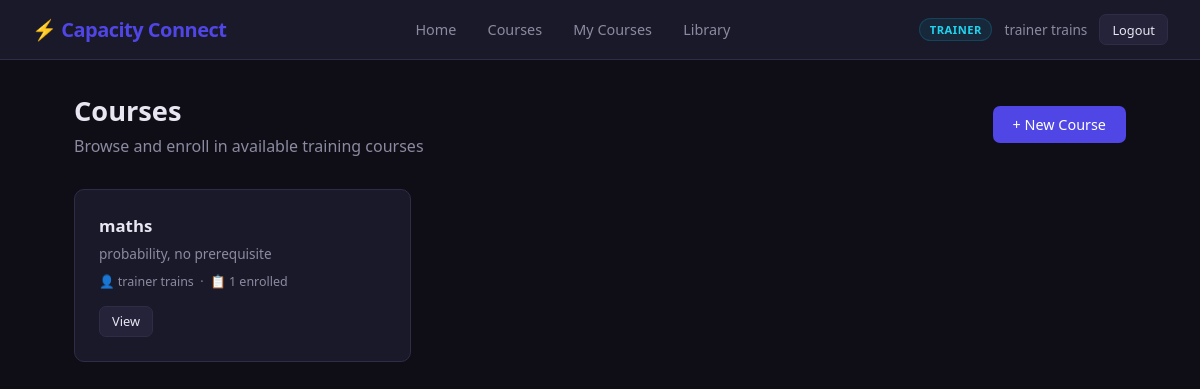
The page /courses/ (signed in) on the database its author committed.
### accounts/models.py (models this page shows, shortened)
class CustomUser(AbstractUser):
    ROLE_CHOICES = (
        ('TRAINEE', 'Trainee'),
        ('TRAINER', 'Trainer'),
        ('ADMIN', 'Admin'),
    )
    STATUS_CHOICES = (
        ('PENDING', 'Pending Approval'),
        ('ACTIVE', 'Active'),
        ('REJECTED', 'Rejected'),
        ('SUSPENDED', 'Suspended'),
    )
    role = models.CharField(max_length=20, choices=ROLE_CHOICES, default='TRAINEE')
    status = models.CharField(max_length=20, choices=STATUS_CHOICES, default='PENDING')
    objects = CustomUserManager()

### courses/models.py (models this page shows, shortened)
class Course(models.Model):
    title = models.CharField(max_length=255)
    description = models.TextField(blank=True)
    trainer = models.ForeignKey(
        settings.AUTH_USER_MODEL,
        on_delete=models.CASCADE,
        related_name='courses_taught',
        limit_choices_to={'role': 'TRAINER'}
    )
    created_at = models.DateTimeField(auto_now_add=True)
    updated_at = models.DateTimeField(auto_now=True)
    is_active = models.BooleanField(default=True, help_text="Unpublish to hide from trainees")
    class Meta:
        ordering = ['-created_at']

### courses/views.py (the view)
# urls.py: path('', views.course_list_view, name='course_list'),
@login_required
def course_list_view(request):
    courses = Course.objects.filter(is_active=True).select_related('trainer').annotate(
        enrollment_count=Count('enrollments')
    )
    enrolled_ids = set()
    if request.user.role == 'TRAINEE':
        enrolled_ids = set(
            Enrollment.objects.filter(trainee=request.user).values_list('course_id', flat=True)
        )
    return render(request, 'courses/list.html', {
        'courses': courses,
        'enrolled_ids': enrolled_ids,
    })

### templates/courses/list.html (shortened to what this page needs)
{% extends 'base.html' %}
{% block content %}
<div class="page-header d-flex justify-between align-center">
    <div>
        <h1>Courses</h1>
        <p class="text-muted">Browse and enroll in available training courses</p>
    </div>
    {% if user.role == 'TRAINER' or user.role == 'ADMIN' %}
    <a href="{% url 'create_course' %}" class="btn btn-primary">+ New Course</a>
    {% endif %}
</div>
{% if courses %}
<div class="grid-3">
    {% for course in courses %}
    <div class="card" style="display:flex;flex-direction:column;justify-content:space-between;gap:1rem;">
        <div>
            <h2 style="font-size:1.05rem;margin-bottom:0.4rem;">{{ course.title }}</h2>
            <p class="text-muted" style="font-size:0.85rem;line-height:1.6;">{{ course.description|truncatechars:120 }}</p>
            <p class="text-muted mt-1" style="font-size:0.78rem;">
                👤 {{ course.trainer.get_full_name|default:course.trainer.username }} &nbsp;·&nbsp;
                📋 {{ course.enrollment_count }} enrolled
            </p>
        </div>
        <div class="d-flex gap-1">
            <a href="{% url 'course_detail' course.id %}" class="btn btn-secondary btn-sm">View</a>
        </div>
    </div>
    {% endfor %}
</div>
{% endif %}
{% endblock %}

### templates/base.html (shortened to what this page needs)
<!DOCTYPE html>
<html lang="en">
<head>
</head>
<body>
<nav>
    <a href="{% url 'home' %}" class="nav-brand">⚡ Capacity Connect</a>
    <div class="nav-links">
        {% if user.is_authenticated %}
            <a href="{% url 'home' %}">Home</a>
            <a href="{% url 'course_list' %}">Courses</a>
            {% if user.role == 'TRAINER' %}
                <a href="{% url 'trainer_dashboard' %}">My Courses</a>
                <a href="{% url 'library_list' %}">Library</a>
            {% endif %}
        {% endif %}
    </div>
    <div class="nav-user">
        {% if user.is_authenticated %}
            {% if user.role == 'ADMIN' %}
                <span class="badge badge-admin">Admin</span>
            {% elif user.role == 'TRAINER' %}
                <span class="badge badge-trainer">Trainer</span>
            {% else %}
                <span class="badge badge-trainee">Trainee</span>
            {% endif %}
            <span style="font-size:0.85rem; color: var(--text-muted);">{{ user.get_full_name|default:user.username }}</span>
            <a href="{% url 'logout' %}" class="btn btn-secondary btn-sm">Logout</a>
        {% else %}
            <a href="{% url 'login' %}" class="btn btn-secondary btn-sm">Login</a>
            <a href="{% url 'register' %}" class="btn btn-primary btn-sm">Sign Up</a>
        {% endif %}
    </div>
</nav>
<div class="container">
    {% block content %}{% endblock %}
</div>
</body>
</html>

### templates/base.html (style rules this page uses)
*, *::before, *::after { box-sizing: border-box; margin: 0; padding: 0; }
:root { --primary: #4f46e5; --primary-dark: #3730a3; --secondary: #06b6d4; --success: #10b981; --warning: #f59e0b; --danger: #ef4444; --bg: #0f0e17; --surface: #1a1929; --surface2: #24233a; --border: #2e2d45; --text: #e8e6f0; --text-muted: #8b8aa0; --radius: 10px; }
body { font-family: 'Segoe UI', system-ui, -apple-system, sans-serif; background: var(--bg); color: var(--text); min-height: 100vh; }
nav { background: var(--surface); border-bottom: 1px solid var(--border); padding: 0 2rem; display: flex; align-items: center; justify-content: space-between; height: 60px; position: sticky; top: 0; z-index: 100; }
.nav-brand { font-size: 1.25rem; font-weight: 700; color: var(--primary); text-decoration: none; letter-spacing: -0.5px; }
.nav-links { display: flex; gap: 0.25rem; align-items: center; }
.nav-links a { color: var(--text-muted); text-decoration: none; padding: 0.4rem 0.85rem; border-radius: 6px; font-size: 0.9rem; transition: all 0.15s; }
.nav-user { display: flex; align-items: center; gap: 0.75rem; }
.badge { padding: 0.2rem 0.6rem; border-radius: 99px; font-size: 0.7rem; font-weight: 600; text-transform: uppercase; letter-spacing: 0.5px; }
.badge-trainer { background: #0891b222; color: #22d3ee; border: 1px solid #0891b244; }
.container { max-width: 1100px; margin: 0 auto; padding: 2rem 1.5rem; }
.card { background: var(--surface); border: 1px solid var(--border); border-radius: var(--radius); padding: 1.5rem; }
.btn { display: inline-flex; align-items: center; gap: 0.4rem; padding: 0.55rem 1.25rem; border-radius: 7px; border: none; font-size: 0.9rem; font-weight: 500; cursor: pointer; text-decoration: none; transition: all 0.15s; }
.btn-primary { background: var(--primary); color: #fff; }
.btn-secondary { background: var(--surface2); color: var(--text); border: 1px solid var(--border); }
.btn-sm { padding: 0.35rem 0.75rem; font-size: 0.8rem; }
.page-header { margin-bottom: 2rem; }
.page-header h1 { font-size: 1.7rem; font-weight: 700; }
.page-header p { color: var(--text-muted); margin-top: 0.35rem; }
.grid-3 { display: grid; grid-template-columns: repeat(3, 1fr); gap: 1.25rem; }
.text-muted { color: var(--text-muted); }
.mt-1 { margin-top: 0.5rem; }
.d-flex { display: flex; }
.gap-1 { gap: 0.5rem; }
.justify-between { justify-content: space-between; }
.align-center { align-items: center; }

### rows shown on the page
CustomUser: get_full_name "trainer trains"
Course: title "maths", description "probability, no prerequisite", trainer.get_full_name "trainer trains", enrollment_count "1"
